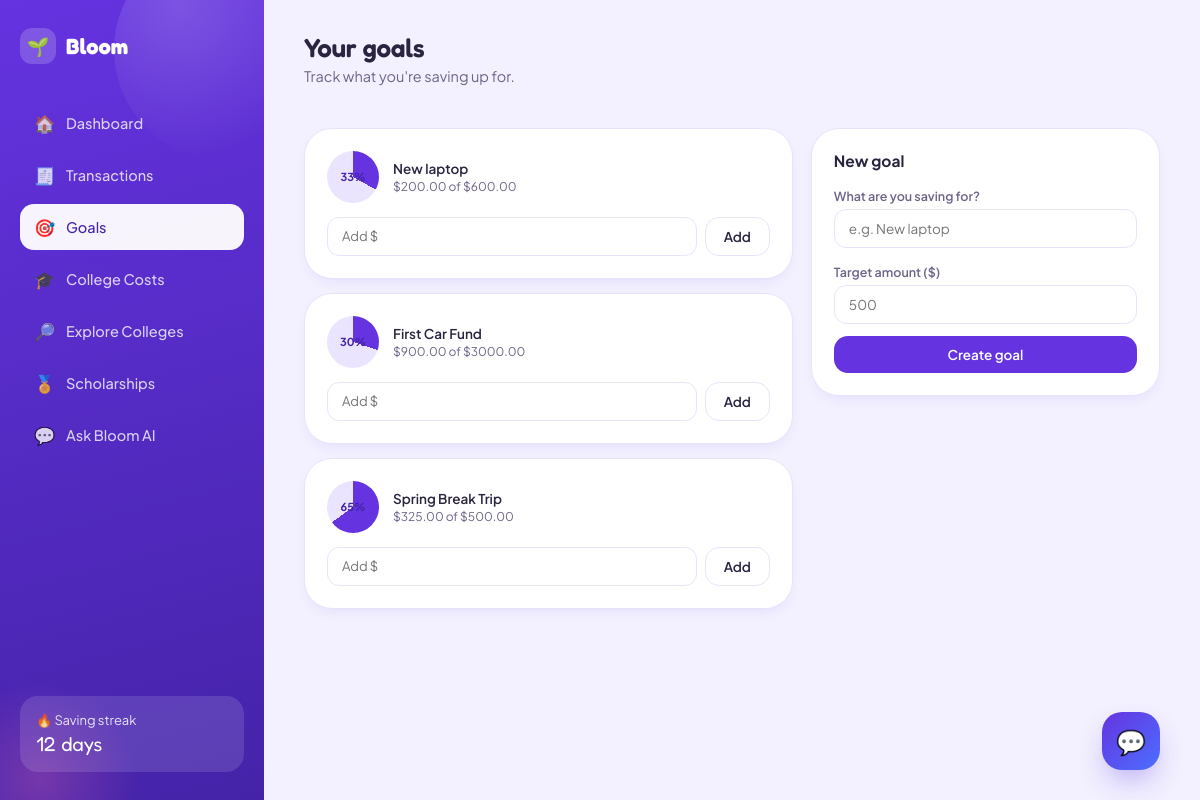
The page /goals on the database its author committed.
### tables this page shows
CREATE TABLE goals (
            id INTEGER PRIMARY KEY AUTOINCREMENT,
            name TEXT NOT NULL,
            target REAL NOT NULL,
            saved REAL NOT NULL DEFAULT 0,
            kind TEXT NOT NULL DEFAULT 'personal'   -- 'personal' or 'college'
        );

### app.py (the view, shortened to what this page needs)
@app.route("/goals", methods=["GET", "POST"])
def goals():
    conn = get_db()
    all_goals = conn.execute(
        "SELECT * FROM goals WHERE kind = 'personal' ORDER BY id DESC"
    ).fetchall()
    conn.close()
    return render_template("goals.html", active="goals", goals=all_goals)

### db.py (called while the page is built)
def get_db():
    conn = sqlite3.connect(DB_PATH)
    conn.row_factory = sqlite3.Row
    return conn

### templates/goals.html (shortened to what this page needs)
{% extends "base.html" %}
{% block content %}
<div class="topbar">
  <div class="greeting">
    <h1>Your goals</h1>
    <p>Track what you're saving up for.</p>
  </div>
</div>
<div class="content-grid">
  <div>
    {% if goals %}
      {% for g in goals %}
      {% set pct = ((g.saved / g.target) * 100) | round | int if g.target > 0 else 0 %}
      <div class="card" style="margin-bottom: 14px;">
        <div class="goal-card" style="border: none; padding: 0 0 14px;">
          <div class="ring" style="background: conic-gradient(var(--purple) {{ pct }}%, var(--purple-pale) 0);">{{ pct }}%</div>
          <div class="goal-info">
            <div class="goal-name">{{ g.name }}</div>
            <div class="goal-sub">${{ "%.2f"|format(g.saved) }} of ${{ "%.2f"|format(g.target) }}</div>
          </div>
        </div>
        <form method="POST" style="display: flex; gap: 8px;">
          <input type="number" step="0.01" min="0" name="amount" placeholder="Add $"
            style="flex: 1; border: 1px solid var(--line); border-radius: 12px; padding: 9px 14px; font-family: inherit; font-size: 13px;">
          <button type="submit" class="btn btn-ghost">Add</button>
        </form>
      </div>
      {% endfor %}
    {% else %}
      <p style="color: var(--ink-soft); font-size: 13px;">No goals yet — add your first one!</p>
    {% endif %}
  </div>
  <div class="card" style="align-self: start;">
    <div class="section-title">New goal</div>
    <form method="POST" style="display: flex; flex-direction: column; gap: 12px;">
      <div>
        <label style="font-size: 12.5px; font-weight: 600; color: var(--ink-soft);">What are you saving for?</label>
        <input type="text" name="name" placeholder="e.g. New laptop" required
          style="width: 100%; margin-top: 4px; border: 1px solid var(--line); border-radius: 12px; padding: 10px 14px; font-family: inherit; font-size: 13.5px;">
      </div>
      <div>
        <label style="font-size: 12.5px; font-weight: 600; color: var(--ink-soft);">Target amount ($)</label>
        <input type="number" step="0.01" min="0" name="target" placeholder="500" required
          style="width: 100%; margin-top: 4px; border: 1px solid var(--line); border-radius: 12px; padding: 10px 14px; font-family: inherit; font-size: 13.5px;">
      </div>
      <button type="submit" class="btn btn-primary" style="justify-content: center;">Create goal</button>
    </form>
  </div>
</div>
{% endblock %}

### static/css/style.css (style rules this page uses)
:root { --bg: #F3F0FF; --bg-soft: #FAF8FF; --purple: #6533E0; --purple-dark: #4423A8; --purple-pale: #EAE4FF; --blue: #4C6FFF; --blue-pale: #E3EBFF; --pink: #FF6FA5; --pink-pale: #FFE3EE; --mint: #2FCB9E; --mint-pale: #DCFBF1; --amber: #FFB648; --ink: #2B2440; --ink-soft: #6E6488; --card: #FFFFFF; --line: #E9E3FA; --radius-lg: 28px; --radius-md: 18px; --radius-sm: 12px; --shadow: 0 12px 30px -12px rgba(91, 61, 224, 0.18); --shadow-sm: 0 6px 16px -8px rgba(91, 61, 224, 0.16); }
* { box-sizing: border-box; }
html, body { margin: 0; padding: 0; background: var(--bg); color: var(--ink); font-family: 'Plus Jakarta Sans', -apple-system, sans-serif; -webkit-font-smoothing: antialiased; }
h1, h2, h3, .display { font-family: 'Fredoka', 'Plus Jakarta Sans', sans-serif; font-weight: 600; letter-spacing: -0.01em; margin: 0; color: var(--ink); }
button { font-family: inherit; cursor: pointer; }
.topbar { display: flex; align-items: center; justify-content: space-between; margin-bottom: 28px; }
.greeting h1 { font-size: 26px; }
.greeting p { color: var(--ink-soft); margin-top: 4px; font-size: 14.5px; }
.card { background: var(--card); border-radius: var(--radius-lg); padding: 22px; box-shadow: var(--shadow-sm); border: 1px solid var(--line); }
.content-grid { display: grid; grid-template-columns: 1.4fr 1fr; gap: 18px; }
.section-title { font-size: 15.5px; font-weight: 700; margin-bottom: 14px; display: flex; align-items: center; justify-content: space-between; }
.goal-card { display: flex; align-items: center; gap: 14px; padding: 14px 0; border-bottom: 1px dashed var(--line); }
.ring { width: 52px; height: 52px; border-radius: 50%; flex-shrink: 0; display: flex; align-items: center; justify-content: center; font-size: 11px; font-weight: 700; color: var(--purple-dark); }
.goal-info { flex: 1; }
.goal-info .goal-name { font-size: 13.5px; font-weight: 600; }
.goal-info .goal-sub { font-size: 12px; color: var(--ink-soft); margin-top: 2px; }
.btn { display: inline-flex; align-items: center; gap: 8px; padding: 10px 18px; border-radius: 14px; font-size: 13.5px; font-weight: 600; border: none; }
.btn-primary { background: var(--purple); color: #fff; }
.btn-ghost { background: var(--card); color: var(--ink); border: 1px solid var(--line); }

### rows shown on the page
goals: pct "33", name "New laptop", saved "200.00", target "600.00"
goals: pct "30", name "First Car Fund", saved "900.00", target "3000.00"
goals: pct "65", name "Spring Break Trip", saved "325.00", target "500.00"
